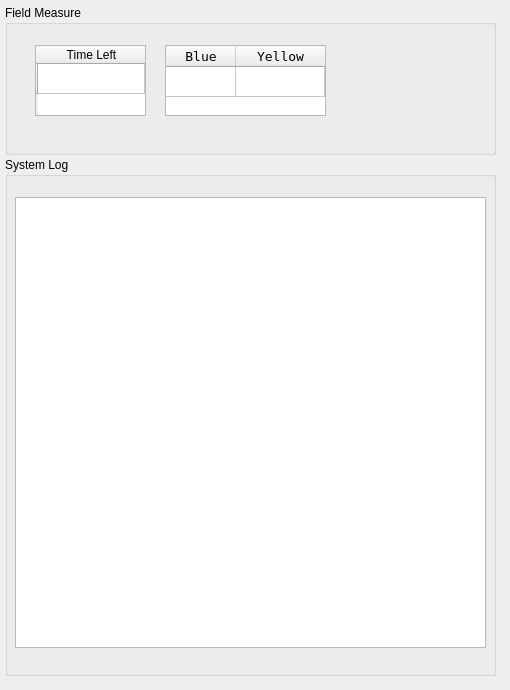
     <widget class="QWidget" name="log_tab">
      <attribute name="title">
       <string>Log</string>
      </attribute>
      <widget class="QWidget" name="verticalLayoutWidget_9">
       <property name="geometry">
        <rect>
         <x>0</x>
         <y>0</y>
         <width>501</width>
         <height>681</height>
        </rect>
       </property>
       <layout class="QVBoxLayout" name="log_layout">
        <property name="spacing">
         <number>2</number>
        </property>
        <property name="margin">
         <number>5</number>
        </property>
        <item>
         <widget class="QGroupBox" name="field_record_layout">
          <property name="minimumSize">
           <size>
            <width>0</width>
            <height>150</height>
           </size>
          </property>
          <property name="maximumSize">
           <size>
            <width>16777215</width>
            <height>150</height>
           </size>
          </property>
          <property name="title">
           <string>Field Measure</string>
          </property>
          <widget class="QTableWidget" name="time_table_widget">
           <property name="geometry">
            <rect>
             <x>30</x>
             <y>40</y>
             <width>111</width>
             <height>71</height>
            </rect>
           </property>
           <attribute name="horizontalHeaderStretchLastSection">
            <bool>true</bool>
           </attribute>
           <row>
            <property name="text">
             <string/>
            </property>
           </row>
           <column>
            <property name="text">
             <string>Time Left</string>
            </property>
           </column>
          </widget>
          <widget class="QTableWidget" name="score_table_widget">
           <property name="geometry">
            <rect>
             <x>160</x>
             <y>40</y>
             <width>161</width>
             <height>71</height>
            </rect>
           </property>
           <attribute name="horizontalHeaderDefaultSectionSize">
            <number>70</number>
           </attribute>
           <attribute name="horizontalHeaderMinimumSectionSize">
            <number>15</number>
           </attribute>
           <attribute name="horizontalHeaderShowSortIndicator" stdset="0">
            <bool>false</bool>
           </attribute>
           <attribute name="horizontalHeaderStretchLastSection">
            <bool>true</bool>
           </attribute>
           <attribute name="verticalHeaderVisible">
            <bool>false</bool>
           </attribute>
           <attribute name="verticalHeaderDefaultSectionSize">
            <number>30</number>
           </attribute>
           <attribute name="verticalHeaderHighlightSections">
            <bool>true</bool>
           </attribute>
           <attribute name="verticalHeaderMinimumSectionSize">
            <number>15</number>
           </attribute>
           <row>
            <property name="text">
             <string/>
            </property>
           </row>
           <column>
            <property name="text">
             <string>Blue</string>
            </property>
            <property name="font">
             <font>
              <family>Andale Mono</family>
              <pointsize>10</pointsize>
             </font>
            </property>
            <property name="background">
             <color>
              <red>0</red>
              <green>0</green>
              <blue>0</blue>
             </color>
            </property>
           </column>
           <column>
            <property name="text">
             <string>Yellow</string>
            </property>
            <property name="font">
             <font>
              <family>Andale Mono</family>
              <pointsize>10</pointsize>
             </font>
            </property>
           </column>
          </widget>
         </widget>
        </item>
        <item>
         <widget class="QGroupBox" name="log_group_box">
          <property name="minimumSize">
           <size>
            <width>0</width>
            <height>280</height>
           </size>
          </property>
          <property name="maximumSize">
           <size>
            <width>16777215</width>
            <height>1000</height>
           </size>
          </property>
          <property name="title">
           <string>System Log</string>
          </property>
          <widget class="QWidget" name="verticalLayoutWidget_5">
           <property name="geometry">
            <rect>
             <x>10</x>
             <y>40</y>
             <width>471</width>
             <height>451</height>
            </rect>
           </property>
           <layout class="QGridLayout" name="log_text_layout">
            <item row="0" column="0">
             <widget class="QTextEdit" name="log_text_area">
              <property name="maximumSize">
               <size>
                <width>16777215</width>
                <height>16777215</height>
               </size>
              </property>
             </widget>
            </item>
           </layout>
          </widget>
         </widget>
        </item>
       </layout>
      </widget>
     </widget>
